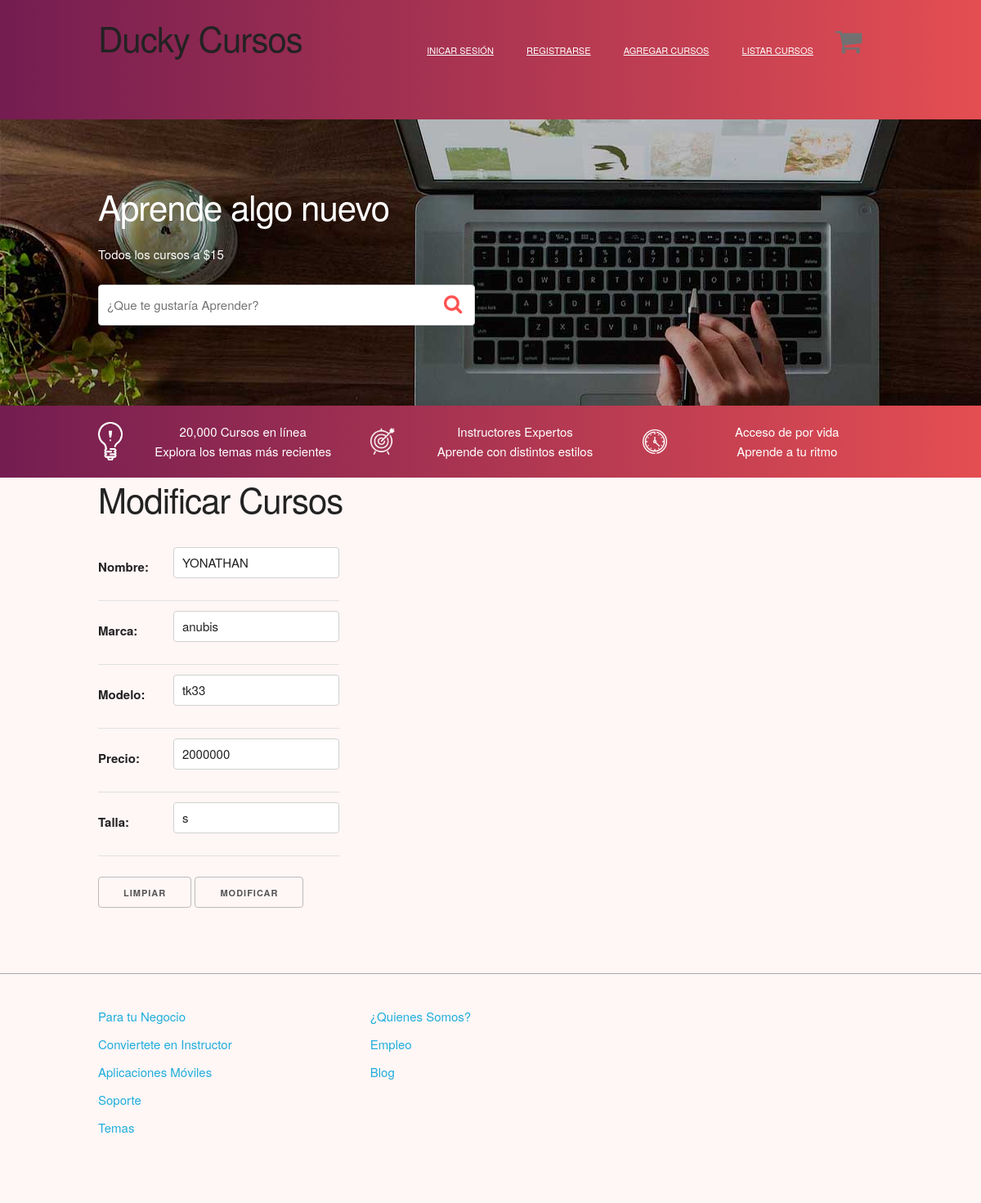
The page /mantenedor/modificarCursos.html/2/ on the database its author committed.
### mantenedor/models.py (models this page shows)
class Producto(models.Model):
    nombre = models.CharField( max_length=50)
    marca = models.CharField( max_length=50)
    modelo = models.CharField( max_length=50)
    precio = models.IntegerField()
    talla = models.CharField( max_length=3)
    class Meta:
        db_table = 'producto'

### mantenedor/views.py (the view)
# urls.py: path('modificarCursos.html/<id>/', views.modificarCurso, name = 'modificarCurso'),
def modificarCurso(request, id) :
    producto = Producto.objects.get( id = id )
    data = {
        'form': ProductoForm(instance = producto)
    }
    if request.method == 'POST' :
        formulario = ProductoForm(data = request.POST, instance = producto)
        if formulario.is_valid():
            formulario.save()
            data['mensaje'] = "Modificación Exitosa !!"
            data['form'] = formulario
    return render(request,"mantenedor/Publico/modificarCursos.html", data)

### mantenedor/forms.py
class ProductoForm(ModelForm):
    class Meta:
        model = Producto
        fields = ['nombre', 'marca','modelo','precio','talla']

### mantenedor/templates/mantenedor/Publico/modificarCursos.html (shortened to what this page needs)
{%extends 'mantenedor/Publico/base.html' %}
{% load static %}
{% block contenido%}
<h2>Modificar Cursos</h2>
<form action="" method="POST">
    <table>
        {{ form.as_table }}
    </table>
    <input type="reset" value="Limpiar">
    <input type="submit" value="Modificar">
</form>
{% endblock %}

### mantenedor/static/mantenedor/FrWork/css/skeleton.css (style rules this page uses)
html { font-size: 62.5%; }
body { font-size: 1.5em; line-height: 1.6; font-weight: 400; font-family: "Raleway", "HelveticaNeue", "Helvetica Neue", Helvetica, Arial, sans-serif; color: #222; }
h1, h2, h3, h4, h5, h6 { margin-top: 0; margin-bottom: 2rem; font-weight: 300; }
h2 { font-size: 3.6rem; line-height: 1.25; letter-spacing: -0.1rem; }
@media (min-width: 550px) { h2 { font-size: 4.2rem; } }
.button, button, input[type="submit"], input[type="reset"], input[type="button"] { display: inline-block; height: 38px; padding: 0 30px; color: #555; text-align: center; font-size: 11px; font-weight: 600; line-height: 38px; letter-spacing: 0.1rem; text-transform: uppercase; text-decoration: none; white-space: nowrap; background-color: transparent; border-radius: 4px; border: 1px solid #bbb; cursor: pointer; box-sizing: border-box; }
input[type="email"], input[type="number"], input[type="search"], input[type="text"], input[type="tel"], input[type="url"], input[type="password"], textarea, select { height: 38px; padding: 6px 10px; background-color: #fff; border: 1px solid #d1d1d1; border-radius: 4px; box-shadow: none; box-sizing: border-box; }
input[type="email"], input[type="number"], input[type="search"], input[type="text"], input[type="tel"], input[type="url"], input[type="password"], textarea { -webkit-appearance: none; -moz-appearance: none; appearance: none; }
label, legend { display: block; margin-bottom: 0.5rem; font-weight: 600; }
th, td { padding: 12px 15px; text-align: left; border-bottom: 1px solid #e1e1e1; }
th:first-child, td:first-child { padding-left: 0; }
th:last-child, td:last-child { padding-right: 0; }
input, textarea, select, fieldset { margin-bottom: 1.5rem; }
pre, blockquote, dl, figure, table, p, ul, ol, form { margin-bottom: 2.5rem; }

### mantenedor/static/mantenedor/FrWork/css/custom.css (style rules this page uses)
body { background-color: #fff6f6; }

### rows shown on the page
Producto: nombre "YONATHAN", marca "anubis", modelo "tk33", precio "2000000", talla "s"
